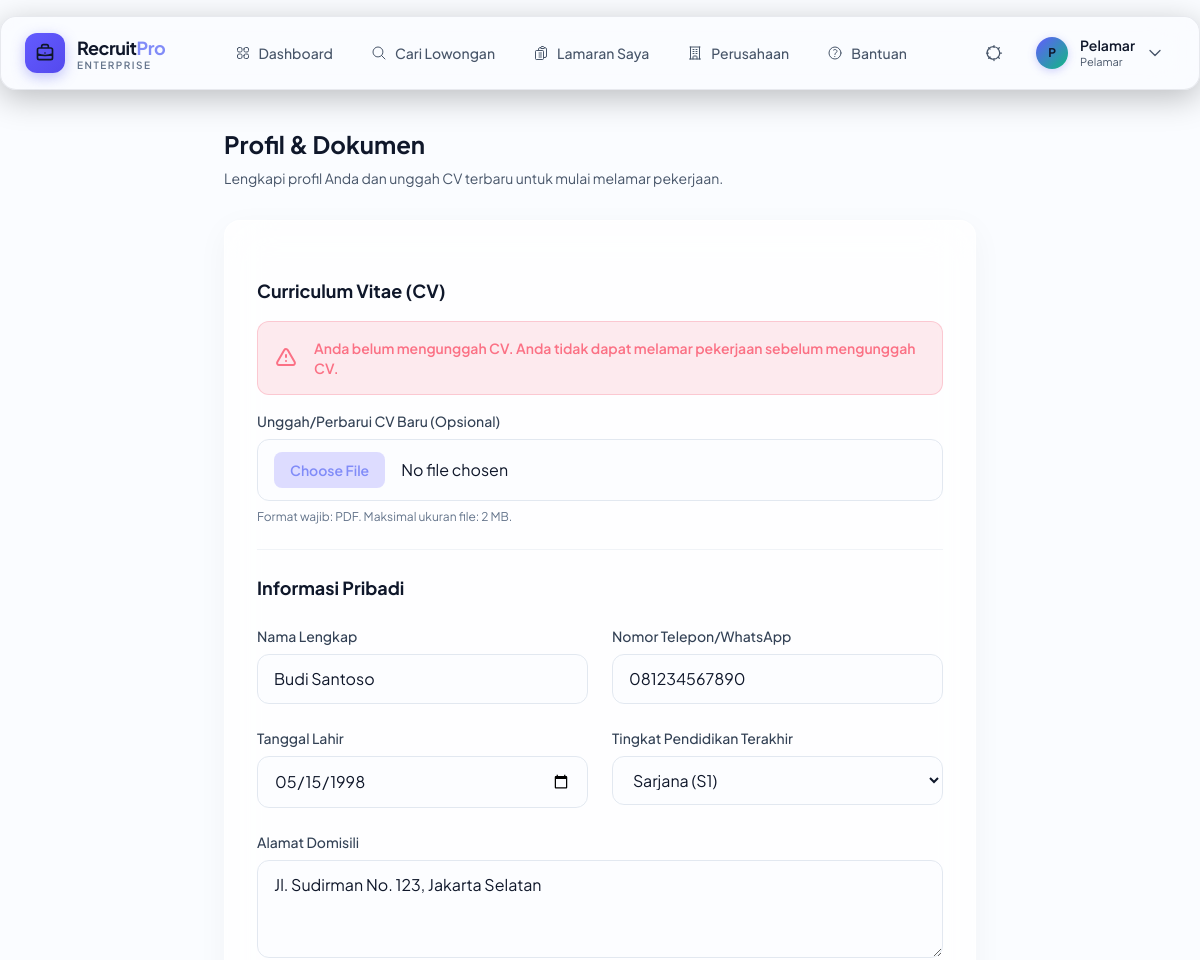
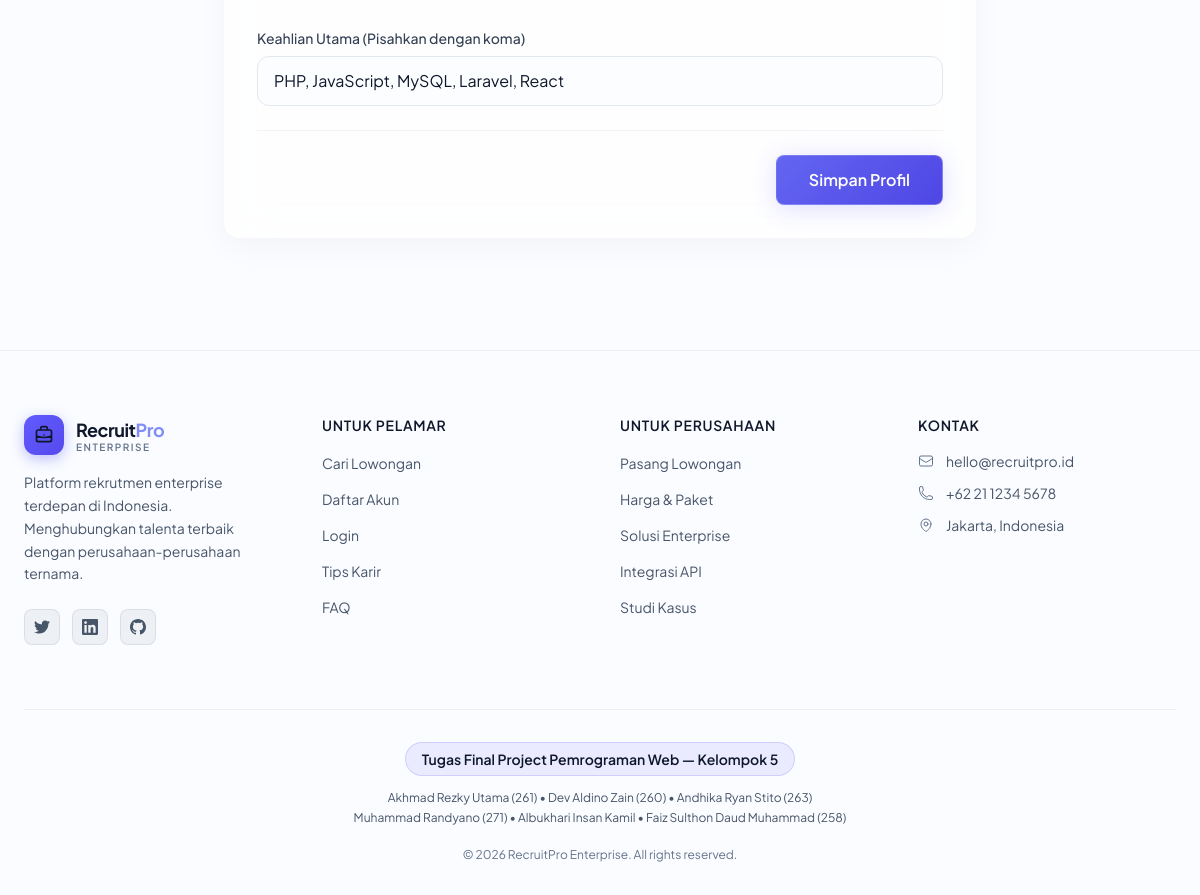
The page /pelamar/profile/edit.php (signed in) on the database its author committed (2 pictures, top to bottom).
### tables this page shows
CREATE TABLE `pelamar_profiles` (
  `id` int(10) unsigned NOT NULL AUTO_INCREMENT,
  `user_id` int(10) unsigned NOT NULL,
  `full_name` varchar(255) NOT NULL,
  `phone` varchar(20) DEFAULT NULL,
  `date_of_birth` date DEFAULT NULL,
  `address` text DEFAULT NULL,
  `education_level` varchar(50) DEFAULT NULL,
  `skills` text DEFAULT NULL,
  `cv_file_path` varchar(255) DEFAULT NULL,
  `created_at` datetime NOT NULL DEFAULT current_timestamp(),
  `updated_at` datetime NOT NULL DEFAULT current_timestamp() ON UPDATE current_timestamp(),
  PRIMARY KEY (`id`),
  UNIQUE KEY `user_id` (`user_id`),
  KEY `idx_pelamar_name` (`full_name`),
  CONSTRAINT `fk_pelamar_profiles_user` FOREIGN KEY (`user_id`) REFERENCES `users` (`id`) ON DELETE CASCADE
);

### pelamar/profile/edit.php (the view, shortened to what this page needs)
<?php
$pdo = Database::getConnection();
$userId = $_SESSION['user_id'];
$stmt = $pdo->prepare("SELECT * FROM pelamar_profiles WHERE user_id = :uid");
$stmt->execute(['uid' => $userId]);
$profile = $stmt->fetch();
?>
<!DOCTYPE html>
<html lang="id">
<head>
    <script src="https://cdn.tailwindcss.com"></script>
    <link rel="stylesheet" href="<?= BASE_URL ?>/assets/css/design-system.css">
    <link rel="stylesheet" href="<?= BASE_URL ?>/assets/css/components.css">
</head>
<body class="bg-slate-900 text-slate-200 font-sans antialiased min-h-screen flex flex-col relative">
    <?php require_once __DIR__ . '/../../components/header.php'; ?>
    <main class="flex-grow max-w-[800px] mx-auto w-full px-4 sm:px-6 py-8">
        <div class="mb-8">
            <h1 class="text-2xl font-bold text-white mb-2">Profil & Dokumen</h1>
            <p class="text-sm text-slate-400">Lengkapi profil Anda dan unggah CV terbaru untuk mulai melamar pekerjaan.</p>
        </div>
        <form action="<?= htmlspecialchars($_SERVER['PHP_SELF']) ?>" method="POST" enctype="multipart/form-data" class="glass-card p-6 sm:p-8 space-y-6">
            <div class="border-b border-slate-700/50 pb-6 mb-6">
                <h3 class="text-lg font-bold text-white mb-4">Curriculum Vitae (CV)</h3>
                <?php if (!empty($profile['cv_file_path'])): ?>
                    <div class="flex items-center gap-4 mb-4 p-4 bg-emerald-500/10 border border-emerald-500/20 rounded-xl text-emerald-400">
                        <svg class="w-6 h-6" fill="none" viewBox="0 0 24 24" stroke="currentColor"><path stroke-linecap="round" stroke-linejoin="round" stroke-width="2" d="M9 12l2 2 4-4m6 2a9 9 0 11-18 0 9 9 0 0118 0z" /></svg>
                        <div>
                            <p class="font-semibold text-sm">CV Anda telah diunggah.</p>
                            <a href="<?= BASE_URL ?>/uploads/cv/<?= htmlspecialchars($profile['cv_file_path']) ?>" target="_blank" class="text-xs hover:underline mt-1 inline-block">Lihat Dokumen Saat Ini</a>
                        </div>
                    </div>
                <?php else: ?>
                    <div class="flex items-center gap-4 mb-4 p-4 bg-rose-500/10 border border-rose-500/20 rounded-xl text-rose-400">
                        <svg class="w-6 h-6 shrink-0" fill="none" viewBox="0 0 24 24" stroke="currentColor"><path stroke-linecap="round" stroke-linejoin="round" stroke-width="2" d="M12 9v2m0 4h.01m-6.938 4h13.856c1.54 0 2.502-1.667 1.732-3L13.732 4c-.77-1.333-2.694-1.333-3.464 0L3.34 16c-.77 1.333.192 3 1.732 3z" /></svg>
                        <p class="font-semibold text-sm">Anda belum mengunggah CV. Anda tidak dapat melamar pekerjaan sebelum mengunggah CV.</p>
                    </div>
                <?php endif; ?>
                <div class="space-y-2">
                    <label class="block text-sm font-medium text-slate-300">Unggah/Perbarui CV Baru (Opsional)</label>
                    <input type="file" name="cv_file" accept=".pdf" class="w-full bg-slate-900/50 border border-slate-700 rounded-xl px-4 py-3 text-white focus:outline-none focus:border-indigo-500 file:mr-4 file:py-2 file:px-4 file:rounded-lg file:border-0 file:text-sm file:font-semibold file:bg-indigo-500/20 file:text-indigo-400 hover:file:bg-indigo-500/30 transition-all">
                    <p class="text-xs text-slate-500 mt-1">Format wajib: PDF. Maksimal ukuran file: 2 MB.</p>
                </div>
            </div>
            <h3 class="text-lg font-bold text-white mb-4">Informasi Pribadi</h3>
            <div class="grid grid-cols-1 md:grid-cols-2 gap-6">
                <div class="space-y-2">
                    <label class="block text-sm font-medium text-slate-300">Nama Lengkap</label>
                    <input type="text" name="full_name" value="<?= htmlspecialchars($profile['full_name'] ?? '') ?>" required class="w-full bg-slate-900/50 border border-slate-700 rounded-xl px-4 py-3 text-white focus:outline-none focus:border-indigo-500">
                </div>
                <div class="space-y-2">
                    <label class="block text-sm font-medium text-slate-300">Nomor Telepon/WhatsApp</label>
                    <input type="text" name="phone" value="<?= htmlspecialchars($profile['phone'] ?? '') ?>" class="w-full bg-slate-900/50 border border-slate-700 rounded-xl px-4 py-3 text-white focus:outline-none focus:border-indigo-500">
                </div>
            </div>
            <div class="grid grid-cols-1 md:grid-cols-2 gap-6">
                <div class="space-y-2">
                    <label class="block text-sm font-medium text-slate-300">Tanggal Lahir</label>
                    <input type="date" name="date_of_birth" value="<?= htmlspecialchars($profile['date_of_birth'] ?? '') ?>" class="w-full bg-slate-900/50 border border-slate-700 rounded-xl px-4 py-3 text-white focus:outline-none focus:border-indigo-500">
                </div>
                <div class="space-y-2">
                    <label class="block text-sm font-medium text-slate-300">Tingkat Pendidikan Terakhir</label>
                    <select name="education_level" class="w-full bg-slate-900/50 border border-slate-700 rounded-xl px-4 py-3 text-white focus:outline-none focus:border-indigo-500">
                        <option value="S1" <?= ($profile['education_level'] ?? '') == 'S1' ? 'selected' : '' ?>>Sarjana (S1)</option>
                    </select>
                </div>
            </div>
            <div class="space-y-2">
                <label class="block text-sm font-medium text-slate-300">Alamat Domisili</label>
                <textarea name="address" rows="3" class="w-full bg-slate-900/50 border border-slate-700 rounded-xl px-4 py-3 text-white focus:outline-none focus:border-indigo-500"><?= htmlspecialchars($profile['address'] ?? '') ?></textarea>
            </div>
            <div class="space-y-2">
                <label class="block text-sm font-medium text-slate-300">Keahlian Utama (Pisahkan dengan koma)</label>
                <input type="text" name="skills" value="<?= htmlspecialchars($profile['skills'] ?? '') ?>" class="w-full bg-slate-900/50 border border-slate-700 rounded-xl px-4 py-3 text-white focus:outline-none focus:border-indigo-500" placeholder="Contoh: PHP, MySQL, Figma, Komunikasi">
            </div>
            <div class="pt-6 mt-6 border-t border-slate-700/50 flex justify-end">
                <button type="submit" class="btn-primary px-8 py-3 text-base">Simpan Profil</button>
            </div>
        </form>
    </main>
    <?php require_once __DIR__ . '/../../components/footer.php'; ?>
</body>
</html>

### assets/css/design-system.css (style rules this page uses)
:root { --glass-bg: rgba(255, 255, 255, 0.7); --glass-border: rgba(255, 255, 255, 0.8); --glass-shadow: 0 8px 32px rgba(15, 23, 42, 0.04); --glass-blur: 24px; --indigo-glow: 0 4px 24px rgba(99, 91, 255, 0.2); --emerald-glow: 0 4px 24px rgba(16, 185, 129, 0.15); }
.glass-card { background: var(--glass-bg); backdrop-filter: blur(var(--glass-blur)); -webkit-backdrop-filter: blur(var(--glass-blur)); border: 1px solid var(--glass-border); border-radius: 1rem; box-shadow: var(--glass-shadow); }
.btn-primary { background: linear-gradient(135deg, #6366f1 0%, #4f46e5 100%); color: #ffffff !important; font-weight: 600; padding: 0.75rem 1.75rem; border-radius: 0.5rem; box-shadow: var(--indigo-glow); transition: all 0.2s cubic-bezier(0.4, 0, 0.2, 1); display: inline-flex; align-items: center; gap: 0.5rem; border: 1px solid rgba(255, 255, 255, 0.2); position: relative; z-index: 1; }
.btn-primary::before { content: ''; position: absolute; inset: -3px; background: linear-gradient(135deg, #4f46e5, #06b6d4, #34d399); border-radius: 0.6rem; z-index: -1; opacity: 0; transition: opacity 0.4s ease; filter: blur(8px); }

### rows shown on the page
pelamar_profiles: full_name "Budi Santoso", phone "081234567890", date_of_birth "05/15/1998", education_level "Sarjana (S1)", address "Jl. Sudirman No. 123, Jakarta Selatan", skills "PHP, JavaScript, MySQL, Laravel, React"

### other values the page prints
substr(htmlspecialchars($userName), 0, 1) "P"
$userName "Pelamar"
$currentRole "Pelamar"
